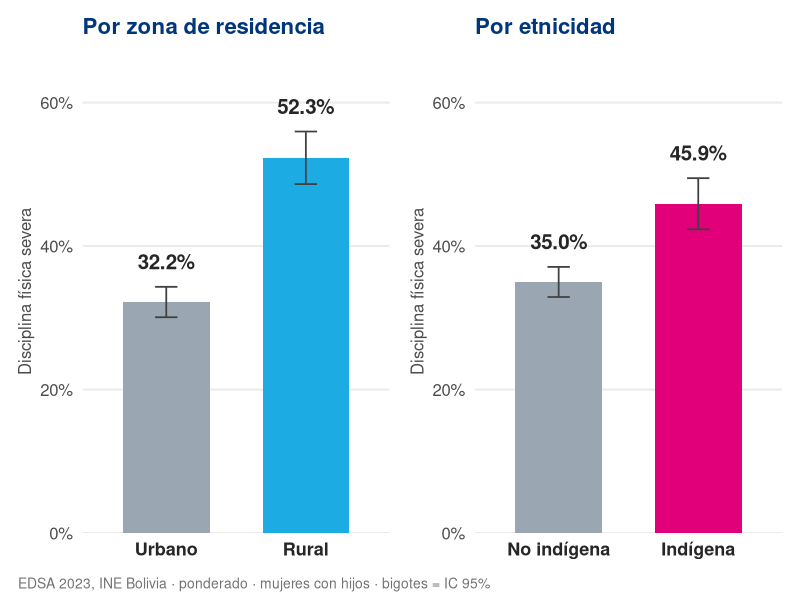

R code for this plot:
# f7_violence_2panel_en.R
# Slide 8 figure — harsh physical discipline by AREA and by ETHNICITY.
# Replaces the old 4-way f7_violence_by_group chart (items 1 + 3).
#
# Self-contained: point estimates and SEs are hard-coded from the EDSA 2023
# weighted means computed in two_quick_checks.R, so this script does NOT need
# the microdata. If you later want it data-driven, swap `dat` for the survey
# means and keep the plotting block.
#
# Run from $ANALYSIS:  Rscript code/f7_violence_2panel_en.R

suppressPackageStartupMessages({
  library(ggplot2)
  library(dplyr)
  library(patchwork)
})

# UNICEF palette
unicef_cyan <- "#1CABE2"
unicef_blue <- "#00377C"
unicef_mag  <- "#E2007A"
grey_lo     <- "#9AA7B2"

# --- Estimates from EDSA 2023 (weighted, women with children) ---------------
dat <- tibble::tribble(
  ~panel,       ~group,            ~est,   ~se,
  "Area",       "Urbano",           0.322,  0.0108,
  "Area",       "Rural",           0.523,  0.0187,
  "Ethnicity",  "No indígena",  0.350,  0.0107,
  "Ethnicity",  "Indígena",      0.459,  0.0182
) |>
  mutate(
    lo  = est - 1.96 * se,
    hi  = est + 1.96 * se,
    lab = sprintf("%.1f%%", 100 * est)
  )

# keep the order we want on the x-axis
dat$group <- factor(dat$group,
  levels = c("Urbano", "Rural", "No indígena", "Indígena"))

make_panel <- function(d, title, fill_lo, fill_hi) {
  d$fillcol <- ifelse(d$est == max(d$est), fill_hi, fill_lo)
  ggplot(d, aes(group, est)) +
    geom_col(aes(fill = fillcol), width = 0.62) +
    geom_errorbar(aes(ymin = lo, ymax = hi), width = 0.16,
                  linewidth = 0.6, colour = "grey25") +
    # label lifted ABOVE the upper CI whisker (fixes item 1)
    geom_text(aes(y = hi + 0.035, label = lab),
              fontface = "bold", size = 5.2, colour = "grey15") +
    scale_fill_identity() +
    scale_y_continuous(labels = scales::percent_format(accuracy = 1),
                       limits = c(0, 0.66),
                       expand = expansion(mult = c(0, 0.02))) +
    labs(title = title, x = NULL, y = "Disciplina física severa") +
    theme_minimal(base_size = 15) +
    theme(
      plot.title   = element_text(face = "bold", colour = unicef_blue,
                                  size = 16, margin = margin(b = 8)),
      axis.title.y = element_text(size = 12, colour = "grey30"),
      axis.text.x  = element_text(face = "bold", size = 13, colour = "grey15"),
      panel.grid.major.x = element_blank(),
      panel.grid.minor   = element_blank()
    )
}

pA <- make_panel(filter(dat, panel == "Area"),
                 "Por zona de residencia", grey_lo, unicef_cyan)
pB <- make_panel(filter(dat, panel == "Ethnicity"),
                 "Por etnicidad", grey_lo, unicef_mag)

fig <- pA + pB +
  plot_annotation(
    caption = "EDSA 2023, INE Bolivia · ponderado · mujeres con hijos · bigotes = IC 95%",
    theme = theme(plot.caption = element_text(size = 10, colour = "grey45",
                                              hjust = 0))
  )

out_dir <- if (requireNamespace("here", quietly = TRUE) &&
               file.exists(here::here(".here"))) {
  here::here("output", "figures")
} else "output/figures"
dir.create(out_dir, showWarnings = FALSE, recursive = TRUE)

ggsave(file.path(out_dir, "f7_violence_2panel_es.png"),
       fig, width = 11, height = 4.6, dpi = 200, bg = "white")

cat("wrote", file.path(out_dir, "f7_violence_2panel_es.png"), "\n")
